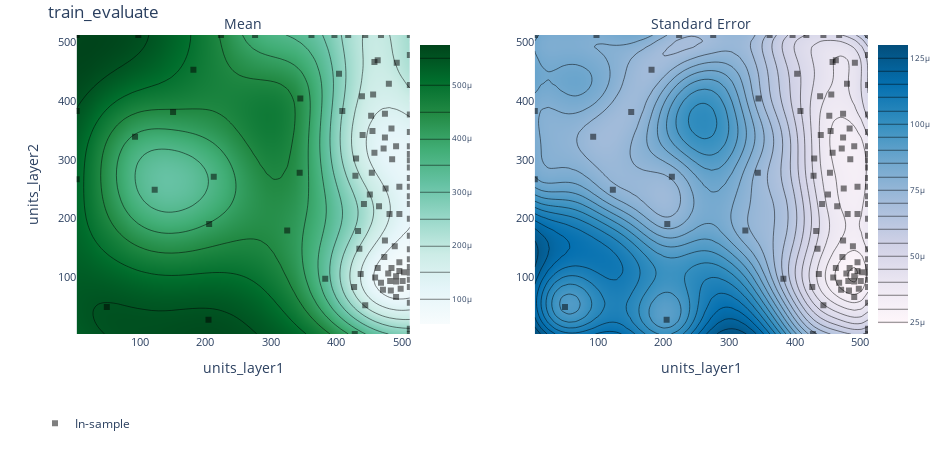

The code cell stored with this chart in its notebook:
### Code cell
from ax.utils.notebook.plotting import init_notebook_plotting, render

render(ax_client.get_contour_plot(param_x="units_layer1", param_y="units_layer2"))

### Figure 1 — Plotly figure (JSON) as saved in the notebook; plotly's stock layout.template omitted (floating-point values rounded to 4 significant figures; data arrays with more than 128 entries replaced by an {"elided": "..."} marker saying what was removed)
{"data": [{"autocolorscale": false, "autocontour": true, "colorbar": {"tickfont": {"size": 8}, "ticksuffix": "", "x": 0.45, "y": 0.5}, "colorscale": [[0, "rgb(247,252,253)"], [0.125, "rgb(229,245,249)"], [0.25, "rgb(204,236,230)"], [0.375, "rgb(153,216,201)"], [0.5, "rgb(102,194,164)"], [0.625, "rgb(65,174,118)"], [0.75, "rgb(35,139,69)"], [0.875, "rgb(0,109,44)"], [1, "rgb(0,68,27)"]], "contours": {"coloring": "heatmap"}, "hoverinfo": "x+y+z", "ncontours": 25, "type": "contour", "x": [4, 14.37, 24.73, 35.1, 45.47, 55.84, 66.2, 76.57, 86.94, 97.31, 107.7, 118.0, 128.4, 138.8, 149.1, 159.5, 169.9, 180.2, 190.6, 201.0, 211.3, 221.7, 232.1, 242.4, 252.8, 263.2, 273.6, 283.9, 294.3, 304.7, 315.0, 325.4, 335.8, 346.1, 356.5, 366.9, 377.2, 387.6, 398.0, 408.3, 418.7, 429.1, 439.4, 449.8, 460.2, 470.5, 480.9, 491.3, 501.6, 512], "xaxis": "x", "y": [4, 14.37, 24.73, 35.1, 45.47, 55.84, 66.2, 76.57, 86.94, 97.31, 107.7, 118.0, 128.4, 138.8, 149.1, 159.5, 169.9, 180.2, 190.6, 201.0, 211.3, 221.7, 232.1, 242.4, 252.8, 263.2, 273.6, 283.9, 294.3, 304.7, 315.0, 325.4, 335.8, 346.1, 356.5, 366.9, 377.2, 387.6, 398.0, 408.3, 418.7, 429.1, 439.4, 449.8, 460.2, 470.5, 480.9, 491.3, 501.6, 512], "yaxis": "y", "z": {"elided": "50x50 float values"}, "zauto": true, "zmax": 0.000575, "zmin": -0.000575}, {"autocolorscale": false, "autocontour": true, "colorbar": {"tickfont": {"size": 8}, "ticksuffix": "", "x": 1, "y": 0.5}, "colorscale": [[0, "rgb(255,247,251)"], [0.1429, "rgb(236,231,242)"], [0.2857, "rgb(208,209,230)"], [0.4286, "rgb(166,189,219)"], [0.5714, "rgb(116,169,207)"], [0.7143, "rgb(54,144,192)"], [0.8571, "rgb(5,112,176)"], [1, "rgb(3,78,123)"]], "contours": {"coloring": "heatmap"}, "hoverinfo": "x+y+z", "ncontours": 25, "type": "contour", "x": [4, 14.37, 24.73, 35.1, 45.47, 55.84, 66.2, 76.57, 86.94, 97.31, 107.7, 118.0, 128.4, 138.8, 149.1, 159.5, 169.9, 180.2, 190.6, 201.0, 211.3, 221.7, 232.1, 242.4, 252.8, 263.2, 273.6, 283.9, 294.3, 304.7, 315.0, 325.4, 335.8, 346.1, 356.5, 366.9, 377.2, 387.6, 398.0, 408.3, 418.7, 429.1, 439.4, 449.8, 460.2, 470.5, 480.9, 491.3, 501.6, 512], "xaxis": "x2", "y": [4, 14.37, 24.73, 35.1, 45.47, 55.84, 66.2, 76.57, 86.94, 97.31, 107.7, 118.0, 128.4, 138.8, 149.1, 159.5, 169.9, 180.2, 190.6, 201.0, 211.3, 221.7, 232.1, 242.4, 252.8, 263.2, 273.6, 283.9, 294.3, 304.7, 315.0, 325.4, 335.8, 346.1, 356.5, 366.9, 377.2, 387.6, 398.0, 408.3, 418.7, 429.1, 439.4, 449.8, 460.2, 470.5, 480.9, 491.3, 501.6, 512], "yaxis": "y2", "z": {"elided": "50x50 float values"}}, {"hoverinfo": "text", "legendgroup": "In-sample", "marker": {"color": "black", "opacity": 0.5, "symbol": 1}, "mode": "markers", "name": "In-sample", "text": ["Arm 0_0<br>train_evaluate: 0.00235538 (SEM: None)<br>network_depth: 2<br>units_layer1: 50<br>units_layer2: 50", "Arm 10_0<br>train_evaluate: 0.000294726 (SEM: None)<br>units_layer1: 362<br>units_layer2: 512<br>network_depth: 2", "Arm 11_0<br>train_evaluate: 5.45371e-05 (SEM: None)<br>units_layer1: 437<br>units_layer2: 106<br>network_depth: 2", "Arm 12_0<br>train_evaluate: 0.00022851 (SEM: None)<br>units_layer1: 512<br>units_layer2: 512<br>network_depth: 2", "Arm 13_0<br>train_evaluate: 8.86772e-05 (SEM: None)<br>units_layer1: 512<br>units_layer2: 118<br>network_depth: 2", "Arm 14_0<br>train_evaluate: 0.000102338 (SEM: None)<br>units_layer1: 512<br>units_layer2: 347<br>network_depth: 2", "Arm 15_0<br>train_evaluate: 0.0129883 (SEM: None)<br>units_layer1: 428<br>units_layer2: 4<br>network_depth: 2", "Arm 16_0<br>train_evaluate: 0.000848287 (SEM: None)<br>units_layer1: 345<br>units_layer2: 404<br>network_depth: 2", "Arm 17_0<br>train_evaluate: 0.000177498 (SEM: None)<br>units_layer1: 442<br>units_layer2: 225<br>network_depth: 2", "Arm 18_0<br>train_evaluate: 0.000268405 (SEM: None)<br>units_layer1: 213<br>units_layer2: 271<br>network_depth: 2", "Arm 19_0<br>train_evaluate: 0.000115406 (SEM: None)<br>units_layer1: 512<br>units_layer2: 171<br>network_depth: 2", "Arm 1_0<br>train_evaluate: 0.000400121 (SEM: None)<br>units_layer1: 182<br>units_layer2: 453<br>network_depth: 2", "Arm 20_0<br>train_evaluate: 0.000272344 (SEM: None)<br>units_layer1: 512<br>units_layer2: 427<br>network_depth: 2", "Arm 21_0<br>train_evaluate: 0.000120707 (SEM: None)<br>units_layer1: 444<br>units_layer2: 512<br>network_depth: 2", "Arm 22_0<br>train_evaluate: 0.00019115 (SEM: None)<br>units_layer1: 276<br>units_layer2: 512<br>network_depth: 2", "Arm 23_0<br>train_evaluate: 0.00038566 (SEM: None)<br>units_layer1: 325<br>units_layer2: 180<br>network_depth: 2", "Arm 24_0<br>train_evaluate: 0.000251127 (SEM: None)<br>units_layer1: 123<br>units_layer2: 249<br>network_depth: 2", "Arm 25_0<br>train_evaluate: 0.100001 (SEM: None)<br>units_layer1: 4<br>units_layer2: 267<br>network_depth: 2", "Arm 26_0<br>train_evaluate: 2.32052e-05 (SEM: None)<br>units_layer1: 458<br>units_layer2: 312<br>network_depth: 2", "Arm 27_0<br>train_evaluate: 5.68169e-05 (SEM: None)<br>units_layer1: 481<br>units_layer2: 208<br>network_depth: 2", "Arm 28_0<br>train_evaluate: 9.67774e-05 (SEM: None)<br>units_layer1: 474<br>units_layer2: 163<br>network_depth: 2", "Arm 29_0<br>train_evaluate: 0.000114677 (SEM: None)<br>units_layer1: 485<br>units_layer2: 301<br>network_depth: 2", "Arm 2_0<br>train_evaluate: 0.00109438 (SEM: None)<br>units_layer1: 205<br>units_layer2: 28<br>network_depth: 2", "Arm 30_0<br>train_evaluate: 8.75386e-05 (SEM: None)<br>units_layer1: 512<br>units_layer2: 57<br>network_depth: 2", "Arm 31_0<br>train_evaluate: 0.0021772 (SEM: None)<br>units_layer1: 224<br>units_layer2: 512<br>network_depth: 2", "Arm 32_0<br>train_evaluate: 0.000126392 (SEM: None)<br>units_layer1: 409<br>units_layer2: 383<br>network_depth: 2", "Arm 33_0<br>train_evaluate: 8.39701e-05 (SEM: None)<br>units_layer1: 512<br>units_layer2: 299<br>network_depth: 2", "Arm 34_0<br>train_evaluate: 0.000119752 (SEM: None)<br>units_layer1: 475<br>units_layer2: 251<br>network_depth: 2", "Arm 35_0<br>train_evaluate: 0.000223177 (SEM: None)<br>units_layer1: 474<br>units_layer2: 378<br>network_depth: 2", "Arm 36_0<br>train_evaluate: 0.000105147 (SEM: None)<br>units_layer1: 512<br>units_layer2: 200<br>network_depth: 2", "Arm 37_0<br>train_evaluate: 0.000137699 (SEM: None)<br>units_layer1: 468<br>units_layer2: 512<br>network_depth: 2", "Arm 38_0<br>train_evaluate: 0.000335572 (SEM: None)<br>units_layer1: 433<br>units_layer2: 179<br>network_depth: 2", "Arm 39_0<br>train_evaluate: 1.6492e-05 (SEM: None)<br>units_layer1: 496<br>units_layer2: 254<br>network_depth: 2", "Arm 3_0<br>train_evaluate: 0.000800517 (SEM: None)<br>units_layer1: 151<br>units_layer2: 381<br>network_depth: 2", "Arm 40_0<br>train_evaluate: 0.000172822 (SEM: None)<br>units_layer1: 489<br>units_layer2: 153<br>network_depth: 2", "Arm 41_0<br>train_evaluate: 3.31115e-05 (SEM: None)<br>units_layer1: 444<br>units_layer2: 53<br>network_depth: 2", "Arm 42_0<br>train_evaluate: 0.00119968 (SEM: None)<br>units_layer1: 512<br>units_layer2: 4<br>network_depth: 2", "Arm 43_0<br>train_evaluate: 0.000450442 (SEM: None)<br>units_layer1: 206<br>units_layer2: 191<br>network_depth: 2", "Arm 44_0<br>train_evaluate: 0.00025948 (SEM: None)<br>units_layer1: 512<br>units_layer2: 478<br>network_depth: 2", "Arm 45_0<br>train_evaluate: 4.12673e-05 (SEM: None)<br>units_layer1: 429<br>units_layer2: 273<br>network_depth: 2", "Arm 46_0<br>train_evaluate: 0.000126372 (SEM: None)<br>units_layer1: 512<br>units_layer2: 269<br>network_depth: 2", "Arm 47_0<br>train_evaluate: 0.000154299 (SEM: None)<br>units_layer1: 512<br>units_layer2: 377<br>network_depth: 2", "Arm 48_0<br>train_evaluate: 4.81949e-05 (SEM: None)<br>units_layer1: 418<br>units_layer2: 512<br>network_depth: 2", "Arm 49_0<br>train_evaluate: 3.57486e-05 (SEM: None)<br>units_layer1: 512<br>units_layer2: 148<br>network_depth: 2", "Arm 4_0<br>train_evaluate: 0.000269116 (SEM: None)<br>units_layer1: 93<br>units_layer2: 339<br>network_depth: 2", "Arm 50_0<br>train_evaluate: 0.000204494 (SEM: None)<br>units_layer1: 435<br>units_layer2: 149<br>network_depth: 2", "Arm 51_0<br>train_evaluate: 0.000216558 (SEM: None)<br>units_layer1: 458<br>units_layer2: 466<br>network_depth: 2", "Arm 52_0<br>train_evaluate: 6.05585e-05 (SEM: None)<br>units_layer1: 474<br>units_layer2: 338<br>network_depth: 2", "Arm 53_0<br>train_evaluate: 4.89159e-05 (SEM: None)<br>units_layer1: 455<br>units_layer2: 349<br>network_depth: 2", "Arm 54_0<br>train_evaluate: 0.000199999 (SEM: None)<br>units_layer1: 454<br>units_layer2: 278<br>network_depth: 2", "Arm 55_0<br>train_evaluate: 1.95105e-05 (SEM: None)<br>units_layer1: 496<br>units_layer2: 208<br>network_depth: 2", "Arm 56_0<br>train_evaluate: 5.28778e-05 (SEM: None)<br>units_layer1: 480<br>units_layer2: 429<br>network_depth: 2", "Arm 57_0<br>train_evaluate: 0.000111068 (SEM: None)<br>units_layer1: 439<br>units_layer2: 408<br>network_depth: 2", "Arm 58_0<br>train_evaluate: 8.16696e-05 (SEM: None)<br>units_layer1: 440<br>units_layer2: 342<br>network_depth: 2", "Arm 59_0<br>train_evaluate: 0.00160563 (SEM: None)<br>units_layer1: 465<br>units_layer2: 221<br>network_depth: 2", "Arm 5_0<br>train_evaluate: 0.000117277 (SEM: None)<br>units_layer1: 456<br>units_layer2: 411<br>network_depth: 2", "Arm 60_0<br>train_evaluate: 4.18462e-05 (SEM: None)<br>units_layer1: 479<br>units_layer2: 107<br>network_depth: 2", "Arm 61_0<br>train_evaluate: 0.00460488 (SEM: None)<br>units_layer1: 98<br>units_layer2: 512<br>network_depth: 2", "Arm 62_0<br>train_evaluate: 0.000370389 (SEM: None)<br>units_layer1: 404<br>units_layer2: 446<br>network_depth: 2", "Arm 63_0<br>train_evaluate: 4.92011e-05 (SEM: None)<br>units_layer1: 512<br>units_layer2: 323<br>network_depth: 2", "Arm 64_0<br>train_evaluate: 2.7314e-05 (SEM: None)<br>units_layer1: 512<br>units_layer2: 96<br>network_depth: 2", "Arm 65_0<br>train_evaluate: 0.000122377 (SEM: None)<br>units_layer1: 473<br>units_layer2: 135<br>network_depth: 2", "Arm 66_0<br>train_evaluate: 6.49776e-05 (SEM: None)<br>units_layer1: 512<br>units_layer2: 84<br>network_depth: 2", "Arm 67_0<br>train_evaluate: 0.000149566 (SEM: None)<br>units_layer1: 491<br>units_layer2: 323<br>network_depth: 2", "Arm 68_0<br>train_evaluate: 0.000111703 (SEM: None)<br>units_layer1: 512<br>units_layer2: 131<br>network_depth: 2", "Arm 69_0<br>train_evaluate: 3.33713e-05 (SEM: None)<br>units_layer1: 491<br>units_layer2: 93<br>network_depth: 2", "Arm 6_0<br>train_evaluate: 0.000106152 (SEM: None)<br>units_layer1: 512<br>units_layer2: 238<br>network_depth: 2", "Arm 70_0<br>train_evaluate: 5.32036e-05 (SEM: None)<br>units_layer1: 468<br>units_layer2: 91<br>network_depth: 2", "Arm 71_0<br>train_evaluate: 4.30319e-05 (SEM: None)<br>units_layer1: 483<br>units_layer2: 78<br>network_depth: 2", "Arm 72_0<br>train_evaluate: 0.000111242 (SEM: None)<br>units_layer1: 427<br>units_layer2: 84<br>network_depth: 2", "Arm 73_0<br>train_evaluate: 0.000116298 (SEM: None)<br>units_layer1: 459<br>units_layer2: 100<br>network_depth: 2", "Arm 74_0<br>train_evaluate: 3.42173e-05 (SEM: None)<br>units_layer1: 496<br>units_layer2: 111<br>network_depth: 2", "Arm 75_0<br>train_evaluate: 6.09565e-05 (SEM: None)<br>units_layer1: 484<br>units_layer2: 353<br>network_depth: 2", "Arm 76_0<br>train_evaluate: 0.000413429 (SEM: None)<br>units_layer1: 383<br>units_layer2: 98<br>network_depth: 2", "Arm 77_0<br>train_evaluate: 4.6571e-05 (SEM: None)<br>units_layer1: 512<br>units_layer2: 108<br>network_depth: 2", "Arm 78_0<br>train_evaluate: 4.06861e-05 (SEM: None)<br>units_layer1: 496<br>units_layer2: 126<br>network_depth: 2", "Arm 79_0<br>train_evaluate: 1.89163e-05 (SEM: None)<br>units_layer1: 501<br>units_layer2: 94<br>network_depth: 2", "Arm 7_0<br>train_evaluate: 3.53199e-05 (SEM: None)<br>units_layer1: 512<br>units_layer2: 13<br>network_depth: 2", "Arm 80_0<br>train_evaluate: 0.000226253 (SEM: None)<br>units_layer1: 472<br>units_layer2: 319<br>network_depth: 2", "Arm 81_0<br>train_evaluate: 0.000419046 (SEM: None)<br>units_layer1: 453<br>units_layer2: 375<br>network_depth: 2", "Arm 82_0<br>train_evaluate: 0.000211926 (SEM: None)<br>units_layer1: 451<br>units_layer2: 241<br>network_depth: 2", "Arm 83_0<br>train_evaluate: 0.000143834 (SEM: None)<br>units_layer1: 512<br>units_layer2: 287<br>network_depth: 2", "Arm 84_0<br>train_evaluate: 8.34552e-05 (SEM: None)<br>units_layer1: 498<br>units_layer2: 81<br>network_depth: 2", "Arm 85_0<br>train_evaluate: 0.114323 (SEM: None)<br>units_layer1: 4<br>units_layer2: 383<br>network_depth: 2", "Arm 86_0<br>train_evaluate: 3.36689e-05 (SEM: None)<br>units_layer1: 482<br>units_layer2: 94<br>network_depth: 2", "Arm 87_0<br>train_evaluate: 6.51371e-05 (SEM: None)<br>units_layer1: 463<br>units_layer2: 469<br>network_depth: 2", "Arm 88_0<br>train_evaluate: 9.83741e-05 (SEM: None)<br>units_layer1: 512<br>units_layer2: 310<br>network_depth: 2", "Arm 89_0<br>train_evaluate: 0.000217128 (SEM: None)<br>units_layer1: 430<br>units_layer2: 302<br>network_depth: 2", "Arm 8_0<br>train_evaluate: 0.075271 (SEM: None)<br>units_layer1: 4<br>units_layer2: 512<br>network_depth: 2", "Arm 90_0<br>train_evaluate: 8.79263e-05 (SEM: None)<br>units_layer1: 484<br>units_layer2: 116<br>network_depth: 2", "Arm 91_0<br>train_evaluate: 7.1296e-05 (SEM: None)<br>units_layer1: 491<br>units_layer2: 67<br>network_depth: 2", "Arm 92_0<br>train_evaluate: 0.00051604 (SEM: None)<br>units_layer1: 397<br>units_layer2: 512<br>network_depth: 2", "Arm 93_0<br>train_evaluate: 0.000115102 (SEM: None)<br>units_layer1: 512<br>units_layer2: 254<br>network_depth: 2", "Arm 94_0<br>train_evaluate: 0.000372847 (SEM: None)<br>units_layer1: 492<br>units_layer2: 465<br>network_depth: 2", "Arm 95_0<br>train_evaluate: 2.51675e-05 (SEM: None)<br>units_layer1: 503<br>units_layer2: 109<br>network_depth: 2", "Arm 96_0<br>train_evaluate: 0.000143436 (SEM: None)<br>units_layer1: 491<br>units_layer2: 102<br>network_depth: 2", "Arm 97_0<br>train_evaluate: 6.59504e-05 (SEM: None)<br>units_layer1: 463<br>units_layer2: 116<br>network_depth: 2", "Arm 98_0<br>train_evaluate: 9.94435e-05 (SEM: None)<br>units_layer1: 512<br>units_layer2: 225<br>network_depth: 2", "Arm 99_0<br>train_evaluate: 4.53441e-05 (SEM: None)<br>units_layer1: 471<br>units_layer2: 79<br>network_depth: 2", "Arm 9_0<br>train_evaluate: 0.000531176 (SEM: None)<br>units_layer1: 344<br>units_layer2: 278<br>network_depth: 2"], "type": "scatter", "x": [50, 362, 437, 512, 512, 512, 428, 345, 442, 213, 512, 182, 512, 444, 276, 325, 123, 4, 458, 481, 474, 485, 205, 512, 224, 409, 512, 475, 474, 512, 468, 433, 496, 151, 489, 444, 512, 206, 512, 429, 512, 512, 418, 512, 93, 435, 458, 474, 455, 454, 496, 480, 439, 440, 465, 456, 479, 98, 404, 512, 512, 473, 512, 491, 512, 491, 512, 468, 483, 427, 459, 496, 484, 383, 512, 496, 501, 512, 472, 453, 451, 512, 498, 4, 482, 463, 512, 430, 4, 484, 491, 397, 512, 492, 503, 491, 463, 512, 471, 344], "xaxis": "x", "y": [50, 512, 106, 512, 118, 347, 4, 404, 225, 271, 171, 453, 427, 512, 512, 180, 249, 267, 312, 208, 163, 301, 28, 57, 512, 383, 299, 251, 378, 200, 512, 179, 254, 381, 153, 53, 4, 191, 478, 273, 269, 377, 512, 148, 339, 149, 466, 338, 349, 278, 208, 429, 408, 342, 221, 411, 107, 512, 446, 323, 96, 135, 84, 323, 131, 93, 238, 91, 78, 84, 100, 111, 353, 98, 108, 126, 94, 13, 319, 375, 241, 287, 81, 383, 94, 469, 310, 302, 512, 116, 67, 512, 254, 465, 109, 102, 116, 225, 79, 278], "yaxis": "y"}, {"hoverinfo": "text", "legendgroup": "In-sample", "marker": {"color": "black", "opacity": 0.5, "symbol": 1}, "mode": "markers", "name": "In-sample", "showlegend": false, "text": ["Arm 0_0<br>train_evaluate: 0.00235538 (SEM: None)<br>network_depth: 2<br>units_layer1: 50<br>units_layer2: 50", "Arm 10_0<br>train_evaluate: 0.000294726 (SEM: None)<br>units_layer1: 362<br>units_layer2: 512<br>network_depth: 2", "Arm 11_0<br>train_evaluate: 5.45371e-05 (SEM: None)<br>units_layer1: 437<br>units_layer2: 106<br>network_depth: 2", "Arm 12_0<br>train_evaluate: 0.00022851 (SEM: None)<br>units_layer1: 512<br>units_layer2: 512<br>network_depth: 2", "Arm 13_0<br>train_evaluate: 8.86772e-05 (SEM: None)<br>units_layer1: 512<br>units_layer2: 118<br>network_depth: 2", "Arm 14_0<br>train_evaluate: 0.000102338 (SEM: None)<br>units_layer1: 512<br>units_layer2: 347<br>network_depth: 2", "Arm 15_0<br>train_evaluate: 0.0129883 (SEM: None)<br>units_layer1: 428<br>units_layer2: 4<br>network_depth: 2", "Arm 16_0<br>train_evaluate: 0.000848287 (SEM: None)<br>units_layer1: 345<br>units_layer2: 404<br>network_depth: 2", "Arm 17_0<br>train_evaluate: 0.000177498 (SEM: None)<br>units_layer1: 442<br>units_layer2: 225<br>network_depth: 2", "Arm 18_0<br>train_evaluate: 0.000268405 (SEM: None)<br>units_layer1: 213<br>units_layer2: 271<br>network_depth: 2", "Arm 19_0<br>train_evaluate: 0.000115406 (SEM: None)<br>units_layer1: 512<br>units_layer2: 171<br>network_depth: 2", "Arm 1_0<br>train_evaluate: 0.000400121 (SEM: None)<br>units_layer1: 182<br>units_layer2: 453<br>network_depth: 2", "Arm 20_0<br>train_evaluate: 0.000272344 (SEM: None)<br>units_layer1: 512<br>units_layer2: 427<br>network_depth: 2", "Arm 21_0<br>train_evaluate: 0.000120707 (SEM: None)<br>units_layer1: 444<br>units_layer2: 512<br>network_depth: 2", "Arm 22_0<br>train_evaluate: 0.00019115 (SEM: None)<br>units_layer1: 276<br>units_layer2: 512<br>network_depth: 2", "Arm 23_0<br>train_evaluate: 0.00038566 (SEM: None)<br>units_layer1: 325<br>units_layer2: 180<br>network_depth: 2", "Arm 24_0<br>train_evaluate: 0.000251127 (SEM: None)<br>units_layer1: 123<br>units_layer2: 249<br>network_depth: 2", "Arm 25_0<br>train_evaluate: 0.100001 (SEM: None)<br>units_layer1: 4<br>units_layer2: 267<br>network_depth: 2", "Arm 26_0<br>train_evaluate: 2.32052e-05 (SEM: None)<br>units_layer1: 458<br>units_layer2: 312<br>network_depth: 2", "Arm 27_0<br>train_evaluate: 5.68169e-05 (SEM: None)<br>units_layer1: 481<br>units_layer2: 208<br>network_depth: 2", "Arm 28_0<br>train_evaluate: 9.67774e-05 (SEM: None)<br>units_layer1: 474<br>units_layer2: 163<br>network_depth: 2", "Arm 29_0<br>train_evaluate: 0.000114677 (SEM: None)<br>units_layer1: 485<br>units_layer2: 301<br>network_depth: 2", "Arm 2_0<br>train_evaluate: 0.00109438 (SEM: None)<br>units_layer1: 205<br>units_layer2: 28<br>network_depth: 2", "Arm 30_0<br>train_evaluate: 8.75386e-05 (SEM: None)<br>units_layer1: 512<br>units_layer2: 57<br>network_depth: 2", "Arm 31_0<br>train_evaluate: 0.0021772 (SEM: None)<br>units_layer1: 224<br>units_layer2: 512<br>network_depth: 2", "Arm 32_0<br>train_evaluate: 0.000126392 (SEM: None)<br>units_layer1: 409<br>units_layer2: 383<br>network_depth: 2", "Arm 33_0<br>train_evaluate: 8.39701e-05 (SEM: None)<br>units_layer1: 512<br>units_layer2: 299<br>network_depth: 2", "Arm 34_0<br>train_evaluate: 0.000119752 (SEM: None)<br>units_layer1: 475<br>units_layer2: 251<br>network_depth: 2", "Arm 35_0<br>train_evaluate: 0.000223177 (SEM: None)<br>units_layer1: 474<br>units_layer2: 378<br>network_depth: 2", "Arm 36_0<br>train_evaluate: 0.000105147 (SEM: None)<br>units_layer1: 512<br>units_layer2: 200<br>network_depth: 2", "Arm 37_0<br>train_evaluate: 0.000137699 (SEM: None)<br>units_layer1: 468<br>units_layer2: 512<br>network_depth: 2", "Arm 38_0<br>train_evaluate: 0.000335572 (SEM: None)<br>units_layer1: 433<br>units_layer2: 179<br>network_depth: 2", "Arm 39_0<br>train_evaluate: 1.6492e-05 (SEM: None)<br>units_layer1: 496<br>units_layer2: 254<br>network_depth: 2", "Arm 3_0<br>train_evaluate: 0.000800517 (SEM: None)<br>units_layer1: 151<br>units_layer2: 381<br>network_depth: 2", "Arm 40_0<br>train_evaluate: 0.000172822 (SEM: None)<br>units_layer1: 489<br>units_layer2: 153<br>network_depth: 2", "Arm 41_0<br>train_evaluate: 3.31115e-05 (SEM: None)<br>units_layer1: 444<br>units_layer2: 53<br>network_depth: 2", "Arm 42_0<br>train_evaluate: 0.00119968 (SEM: None)<br>units_layer1: 512<br>units_layer2: 4<br>network_depth: 2", "Arm 43_0<br>train_evaluate: 0.000450442 (SEM: None)<br>units_layer1: 206<br>units_layer2: 191<br>network_depth: 2", "Arm 44_0<br>train_evaluate: 0.00025948 (SEM: None)<br>units_layer1: 512<br>units_layer2: 478<br>network_depth: 2", "Arm 45_0<br>train_evaluate: 4.12673e-05 (SEM: None)<br>units_layer1: 429<br>units_layer2: 273<br>network_depth: 2", "Arm 46_0<br>train_evaluate: 0.000126372 (SEM: None)<br>units_layer1: 512<br>units_layer2: 269<br>network_depth: 2", "Arm 47_0<br>train_evaluate: 0.000154299 (SEM: None)<br>units_layer1: 512<br>units_layer2: 377<br>network_depth: 2", "Arm 48_0<br>train_evaluate: 4.81949e-05 (SEM: None)<br>units_layer1: 418<br>units_layer2: 512<br>network_depth: 2", "Arm 49_0<br>train_evaluate: 3.57486e-05 (SEM: None)<br>units_layer1: 512<br>units_layer2: 148<br>network_depth: 2", "Arm 4_0<br>train_evaluate: 0.000269116 (SEM: None)<br>units_layer1: 93<br>units_layer2: 339<br>network_depth: 2", "Arm 50_0<br>train_evaluate: 0.000204494 (SEM: None)<br>units_layer1: 435<br>units_layer2: 149<br>network_depth: 2", "Arm 51_0<br>train_evaluate: 0.000216558 (SEM: None)<br>units_layer1: 458<br>units_layer2: 466<br>network_depth: 2", "Arm 52_0<br>train_evaluate: 6.05585e-05 (SEM: None)<br>units_layer1: 474<br>units_layer2: 338<br>network_depth: 2", "Arm 53_0<br>train_evaluate: 4.89159e-05 (SEM: None)<br>units_layer1: 455<br>units_layer2: 349<br>network_depth: 2", "Arm 54_0<br>train_evaluate: 0.000199999 (SEM: None)<br>units_layer1: 454<br>units_layer2: 278<br>network_depth: 2", "Arm 55_0<br>train_evaluate: 1.95105e-05 (SEM: None)<br>units_layer1: 496<br>units_layer2: 208<br>network_depth: 2", "Arm 56_0<br>train_evaluate: 5.28778e-05 (SEM: None)<br>units_layer1: 480<br>units_layer2: 429<br>network_depth: 2", "Arm 57_0<br>train_evaluate: 0.000111068 (SEM: None)<br>units_layer1: 439<br>units_layer2: 408<br>network_depth: 2", "Arm 58_0<br>train_evaluate: 8.16696e-05 (SEM: None)<br>units_layer1: 440<br>units_layer2: 342<br>network_depth: 2", "Arm 59_0<br>train_evaluate: 0.00160563 (SEM: None)<br>units_layer1: 465<br>units_layer2: 221<br>network_depth: 2", "Arm 5_0<br>train_evaluate: 0.000117277 (SEM: None)<br>units_layer1: 456<br>units_layer2: 411<br>network_depth: 2", "Arm 60_0<br>train_evaluate: 4.18462e-05 (SEM: None)<br>units_layer1: 479<br>units_layer2: 107<br>network_depth: 2", "Arm 61_0<br>train_evaluate: 0.00460488 (SEM: None)<br>units_layer1: 98<br>units_layer2: 512<br>network_depth: 2", "Arm 62_0<br>train_evaluate: 0.000370389 (SEM: None)<br>units_layer1: 404<br>units_layer2: 446<br>network_depth: 2", "Arm 63_0<br>train_evaluate: 4.92011e-05 (SEM: None)<br>units_layer1: 512<br>units_layer2: 323<br>network_depth: 2", "Arm 64_0<br>train_evaluate: 2.7314e-05 (SEM: None)<br>units_layer1: 512<br>units_layer2: 96<br>network_depth: 2", "Arm 65_0<br>train_evaluate: 0.000122377 (SEM: None)<br>units_layer1: 473<br>units_layer2: 135<br>network_depth: 2", "Arm 66_0<br>train_evaluate: 6.49776e-05 (SEM: None)<br>units_layer1: 512<br>units_layer2: 84<br>network_depth: 2", "Arm 67_0<br>train_evaluate: 0.000149566 (SEM: None)<br>units_layer1: 491<br>units_layer2: 323<br>network_depth: 2", "Arm 68_0<br>train_evaluate: 0.000111703 (SEM: None)<br>units_layer1: 512<br>units_layer2: 131<br>network_depth: 2", "Arm 69_0<br>train_evaluate: 3.33713e-05 (SEM: None)<br>units_layer1: 491<br>units_layer2: 93<br>network_depth: 2", "Arm 6_0<br>train_evaluate: 0.000106152 (SEM: None)<br>units_layer1: 512<br>units_layer2: 238<br>network_depth: 2", "Arm 70_0<br>train_evaluate: 5.32036e-05 (SEM: None)<br>units_layer1: 468<br>units_layer2: 91<br>network_depth: 2", "Arm 71_0<br>train_evaluate: 4.30319e-05 (SEM: None)<br>units_layer1: 483<br>units_layer2: 78<br>network_depth: 2", "Arm 72_0<br>train_evaluate: 0.000111242 (SEM: None)<br>units_layer1: 427<br>units_layer2: 84<br>network_depth: 2", "Arm 73_0<br>train_evaluate: 0.000116298 (SEM: None)<br>units_layer1: 459<br>units_layer2: 100<br>network_depth: 2", "Arm 74_0<br>train_evaluate: 3.42173e-05 (SEM: None)<br>units_layer1: 496<br>units_layer2: 111<br>network_depth: 2", "Arm 75_0<br>train_evaluate: 6.09565e-05 (SEM: None)<br>units_layer1: 484<br>units_layer2: 353<br>network_depth: 2", "Arm 76_0<br>train_evaluate: 0.000413429 (SEM: None)<br>units_layer1: 383<br>units_layer2: 98<br>network_depth: 2", "Arm 77_0<br>train_evaluate: 4.6571e-05 (SEM: None)<br>units_layer1: 512<br>units_layer2: 108<br>network_depth: 2", "Arm 78_0<br>train_evaluate: 4.06861e-05 (SEM: None)<br>units_layer1: 496<br>units_layer2: 126<br>network_depth: 2", "Arm 79_0<br>train_evaluate: 1.89163e-05 (SEM: None)<br>units_layer1: 501<br>units_layer2: 94<br>network_depth: 2", "Arm 7_0<br>train_evaluate: 3.53199e-05 (SEM: None)<br>units_layer1: 512<br>units_layer2: 13<br>network_depth: 2", "Arm 80_0<br>train_evaluate: 0.000226253 (SEM: None)<br>units_layer1: 472<br>units_layer2: 319<br>network_depth: 2", "Arm 81_0<br>train_evaluate: 0.000419046 (SEM: None)<br>units_layer1: 453<br>units_layer2: 375<br>network_depth: 2", "Arm 82_0<br>train_evaluate: 0.000211926 (SEM: None)<br>units_layer1: 451<br>units_layer2: 241<br>network_depth: 2", "Arm 83_0<br>train_evaluate: 0.000143834 (SEM: None)<br>units_layer1: 512<br>units_layer2: 287<br>network_depth: 2", "Arm 84_0<br>train_evaluate: 8.34552e-05 (SEM: None)<br>units_layer1: 498<br>units_layer2: 81<br>network_depth: 2", "Arm 85_0<br>train_evaluate: 0.114323 (SEM: None)<br>units_layer1: 4<br>units_layer2: 383<br>network_depth: 2", "Arm 86_0<br>train_evaluate: 3.36689e-05 (SEM: None)<br>units_layer1: 482<br>units_layer2: 94<br>network_depth: 2", "Arm 87_0<br>train_evaluate: 6.51371e-05 (SEM: None)<br>units_layer1: 463<br>units_layer2: 469<br>network_depth: 2", "Arm 88_0<br>train_evaluate: 9.83741e-05 (SEM: None)<br>units_layer1: 512<br>units_layer2: 310<br>network_depth: 2", "Arm 89_0<br>train_evaluate: 0.000217128 (SEM: None)<br>units_layer1: 430<br>units_layer2: 302<br>network_depth: 2", "Arm 8_0<br>train_evaluate: 0.075271 (SEM: None)<br>units_layer1: 4<br>units_layer2: 512<br>network_depth: 2", "Arm 90_0<br>train_evaluate: 8.79263e-05 (SEM: None)<br>units_layer1: 484<br>units_layer2: 116<br>network_depth: 2", "Arm 91_0<br>train_evaluate: 7.1296e-05 (SEM: None)<br>units_layer1: 491<br>units_layer2: 67<br>network_depth: 2", "Arm 92_0<br>train_evaluate: 0.00051604 (SEM: None)<br>units_layer1: 397<br>units_layer2: 512<br>network_depth: 2", "Arm 93_0<br>train_evaluate: 0.000115102 (SEM: None)<br>units_layer1: 512<br>units_layer2: 254<br>network_depth: 2", "Arm 94_0<br>train_evaluate: 0.000372847 (SEM: None)<br>units_layer1: 492<br>units_layer2: 465<br>network_depth: 2", "Arm 95_0<br>train_evaluate: 2.51675e-05 (SEM: None)<br>units_layer1: 503<br>units_layer2: 109<br>network_depth: 2", "Arm 96_0<br>train_evaluate: 0.000143436 (SEM: None)<br>units_layer1: 491<br>units_layer2: 102<br>network_depth: 2", "Arm 97_0<br>train_evaluate: 6.59504e-05 (SEM: None)<br>units_layer1: 463<br>units_layer2: 116<br>network_depth: 2", "Arm 98_0<br>train_evaluate: 9.94435e-05 (SEM: None)<br>units_layer1: 512<br>units_layer2: 225<br>network_depth: 2", "Arm 99_0<br>train_evaluate: 4.53441e-05 (SEM: None)<br>units_layer1: 471<br>units_layer2: 79<br>network_depth: 2", "Arm 9_0<br>train_evaluate: 0.000531176 (SEM: None)<br>units_layer1: 344<br>units_layer2: 278<br>network_depth: 2"], "type": "scatter", "x": [50, 362, 437, 512, 512, 512, 428, 345, 442, 213, 512, 182, 512, 444, 276, 325, 123, 4, 458, 481, 474, 485, 205, 512, 224, 409, 512, 475, 474, 512, 468, 433, 496, 151, 489, 444, 512, 206, 512, 429, 512, 512, 418, 512, 93, 435, 458, 474, 455, 454, 496, 480, 439, 440, 465, 456, 479, 98, 404, 512, 512, 473, 512, 491, 512, 491, 512, 468, 483, 427, 459, 496, 484, 383, 512, 496, 501, 512, 472, 453, 451, 512, 498, 4, 482, 463, 512, 430, 4, 484, 491, 397, 512, 492, 503, 491, 463, 512, 471, 344], "xaxis": "x2", "y": [50, 512, 106, 512, 118, 347, 4, 404, 225, 271, 171, 453, 427, 512, 512, 180, 249, 267, 312, 208, 163, 301, 28, 57, 512, 383, 299, 251, 378, 200, 512, 179, 254, 381, 153, 53, 4, 191, 478, 273, 269, 377, 512, 148, 339, 149, 466, 338, 349, 278, 208, 429, 408, 342, 221, 411, 107, 512, 446, 323, 96, 135, 84, 323, 131, 93, 238, 91, 78, 84, 100, 111, 353, 98, 108, 126, 94, 13, 319, 375, 241, 287, 81, 383, 94, 469, 310, 302, 512, 116, 67, 512, 254, 465, 109, 102, 116, 225, 79, 278], "yaxis": "y2"}], "layout": {"annotations": [{"font": {"size": 14}, "showarrow": false, "text": "Mean", "x": 0.25, "xanchor": "center", "xref": "paper", "y": 1, "yanchor": "bottom", "yref": "paper"}, {"font": {"size": 14}, "showarrow": false, "text": "Standard Error", "x": 0.8, "xanchor": "center", "xref": "paper", "y": 1, "yanchor": "bottom", "yref": "paper"}], "autosize": false, "height": 450, "hovermode": "closest", "legend": {"orientation": "h", "x": 0, "y": -0.25}, "margin": {"b": 100, "l": 35, "pad": 0, "r": 35, "t": 35}, "title": {"text": "train_evaluate"}, "width": 950, "xaxis": {"anchor": "y", "autorange": false, "domain": [0.05, 0.45], "exponentformat": "e", "range": [4, 512], "tickfont": {"size": 11}, "tickmode": "auto", "title": {"text": "units_layer1"}, "type": "linear"}, "xaxis2": {"anchor": "y2", "autorange": false, "domain": [0.6, 1], "exponentformat": "e", "range": [4, 512], "tickfont": {"size": 11}, "tickmode": "auto", "title": {"text": "units_layer1"}, "type": "linear"}, "yaxis": {"anchor": "x", "autorange": false, "domain": [0, 1], "exponentformat": "e", "range": [4, 512], "tickfont": {"size": 11}, "tickmode": "auto", "title": {"text": "units_layer2"}, "type": "linear"}, "yaxis2": {"anchor": "x2", "autorange": false, "domain": [0, 1], "exponentformat": "e", "range": [4, 512], "tickfont": {"size": 11}, "tickmode": "auto", "type": "linear"}}}
